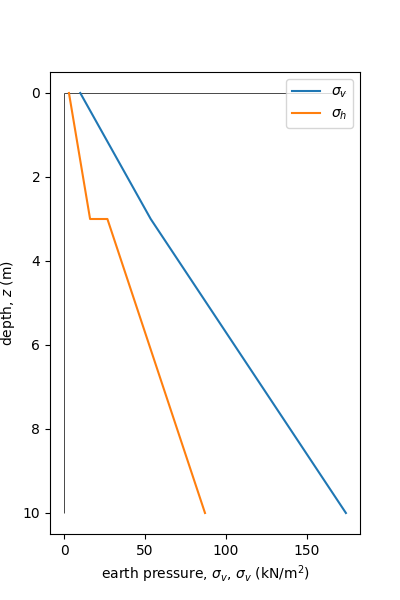

Generate this figure with Python:
# gm_earth_press_b_2-layerr.py:: coded by Kinya MIURA 240428
# --------------------------------------------------------
print('*** ground stress analysis ***')
print('   *** earth pressire ***')
# --------------------------------------------------------
print('### --- section_module: importing items from modules --- ###')
from numpy import array

# =========================================================
print('### --- section_s: setting --- ###')
## --- section_sa: surcharge and gravity --- ##
qqq, gra = 10. * 1000, 9.80665
print(
    f'surcharge (kN/m^3); {qqq/1000 = :.2f}, '
    f'gravity acceleration (m/s^2); {gra = :.3f}' )

## --- section_sb: ground condition --- ##
print(':: layer 0')
zzu0, thk0 = 0., 3.
print(
    f'upper level (m); {zzu0 = :.2f}, '
    f'thickness (m); {thk0 = :.2f}' )
print(':: layer 1')
zzu1, thk1 = zzu0 + thk0, 7.
print(
    f'upper level (m); {zzu1 = :.2f}, '
    f'thickness (m); {thk1 = :.2f}' )

## --- section_sc: soil properties --- ##
print(':: layer 0')
rhot0, kkk0 = 1600., 0.3
print(
    f'wet density of soil (kg/m^3); {rhot0 = :.3f}, '
    f'earth pressure coeff. (); {kkk0 = }' )
print(':: layer 1')
rhot1, kkk1 = 1900., 0.5
print(
    f'wet density of soil (kg/m^3); {rhot1 = :.3f}, '
    f'earth pressure coeff. (); {kkk1 = }' )

# =========================================================
print('### --- section_c: calculating --- ###')
zz0 = array([zzu0, zzu0+thk0])
sigv0 = qqq + (zz0 - zzu0) * rhot0 * gra
sigh0 = sigv0 * kkk0

zz1 = array([zzu1, zzu1+thk1])
sigv1 = sigv0[-1] + (zz1 - zzu1) * rhot1 * gra
sigh1 = sigv1 * kkk1

zz = array(list(zz0) + list(zz1))
sigv = array(list(sigv0) + list(sigv1))
sigh = array(list(sigh0) + list(sigh1))

# =========================================================
print('### --- section_d: drawing graph --- ###')
from matplotlib import pyplot as plt

fig, ax = plt.subplots(figsize=(4,6))
ax.invert_yaxis()
ax.vlines(0, min(zz), max(zz), color='k', linewidth=.5)
ax.hlines(0, 0., max(sigv)/1000, color='k', linewidth=.5)
ax.set_xlabel('earth pressure, $\sigma_{v}$, $\sigma_{v}$ (kN/m$^2$)')
ax.set_ylabel('depth, $z$ (m)')

ax.plot(sigv/1000, zz, label='$\sigma_{v}$')
ax.plot(sigh/1000, zz, label='$\sigma_{h}$')

ax.legend()

print(': showing figure : ')
plt.show()
print(': saving figure : ')
fig.savefig('gm_earth_press_b_2-layer.png')

